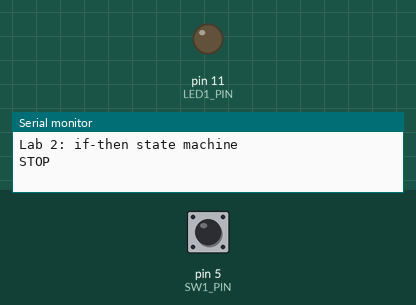
Simulated run of this sketch. Board: Arduino Uno, built with avr-gcc and run on an emulated ATmega328P. On the bench: output pins drawn as LEDs (lit = HIGH), the last lines printed to the serial monitor. The inputs (shaded band) are chosen by the test bench; at power-on: pin 5 (SW1_PIN) HIGH.

Above: at 1.2 s.
1.3 s: pin 5 (SW1_PIN) pulled LOW for 0.15 s
At 2.6 s:
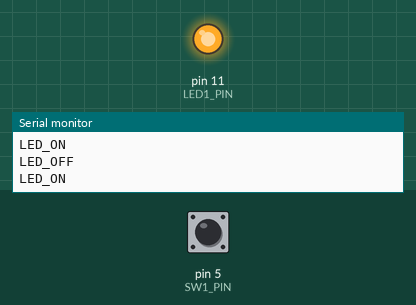
Timing chart, 0 to 10.4 s (numbered marks = the images above; inputs shaded):
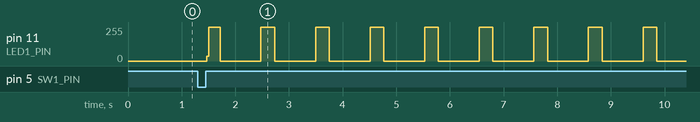

The sketch:

_2_5.ino
```cpp
#define SW1_PIN 5  // was pin 2
#define LED1_PIN 11  // was pin 7
#define MSEC_SAMPLE 1

enum {STOP, LED_ON, LED_OFF};

boolean isSwPressed, prevIsSwPressed, isSwRise, isSwFall, isSwChange;
int state = STOP, prevState = !state;
int stateTimer;
boolean isNewState;

void setup() {
  Serial.println(STOP);
  Serial.println(LED_ON);
  Serial.println(LED_OFF);

  pinMode(SW1_PIN, INPUT_PULLUP);
  pinMode(LED1_PIN, OUTPUT);  digitalWrite(LED1_PIN, LOW);
  Serial.begin(9600);  Serial.println(F("Lab 2: if-then state machine\n"));
}

void loop() {
  // Input scan, signal conditioning, history evolution
  prevIsSwPressed = isSwPressed;
  isSwPressed = !digitalRead(SW1_PIN);
  isSwRise = (isSwPressed && !prevIsSwPressed);  // switch edge detection
  isSwFall = (!isSwPressed && prevIsSwPressed);
  isSwChange = (isSwRise || isSwFall);

  // update state information
  isNewState = (state != prevState); // if state != prevState, then isNewState
  prevState = state;

  if (state == STOP) {
    // Entry housekeeping
    if (isNewState) Serial.println("STOP");
    // State business
    digitalWrite(LED1_PIN, LOW);
    // Exit condition is based only on switch changing
    if (isSwPressed) state = LED_ON;
  }

  else if (state == LED_ON) {
    // Entry housekeeping
    if (isNewState) {
      stateTimer = 0; // reset state timer to zero
      Serial.println("LED_ON");
      digitalWrite(LED1_PIN, HIGH);
    }
    // State business
    stateTimer++;
    // Exit condition 1 is based on switch changing
    if (isSwPressed) {
      digitalWrite(LED1_PIN, LOW);
      state = STOP;
    }
    // Exit condition 2 is based on timer expiring
    if (stateTimer >= 250) state = LED_OFF;
  }

  else if (state == LED_OFF) {
    // Entry housekeeping
    if (isNewState) {
      stateTimer = 0; // reset state timer to zero
      Serial.println("LED_OFF");
      digitalWrite(LED1_PIN, LOW);
    }
    // State business
    stateTimer++;
    // Exit condition 1 is based on switch changing
    if (isSwPressed) {
      digitalWrite(LED1_PIN, LOW);
      state = STOP;
    }
    // Exit condition 2 is based on timer expiring
    if (stateTimer >= 750) state = LED_ON;
  }
  else state = STOP;

  delay(MSEC_SAMPLE);
} //loop()
```

Measured:
- after the input at 1.3 s, pin 11 (LED1_PIN): 0/255 → 34/255 after 0.17 s, then repeats every 0.97 s: 255/255 0.21 s, 0/255 0.76 s
